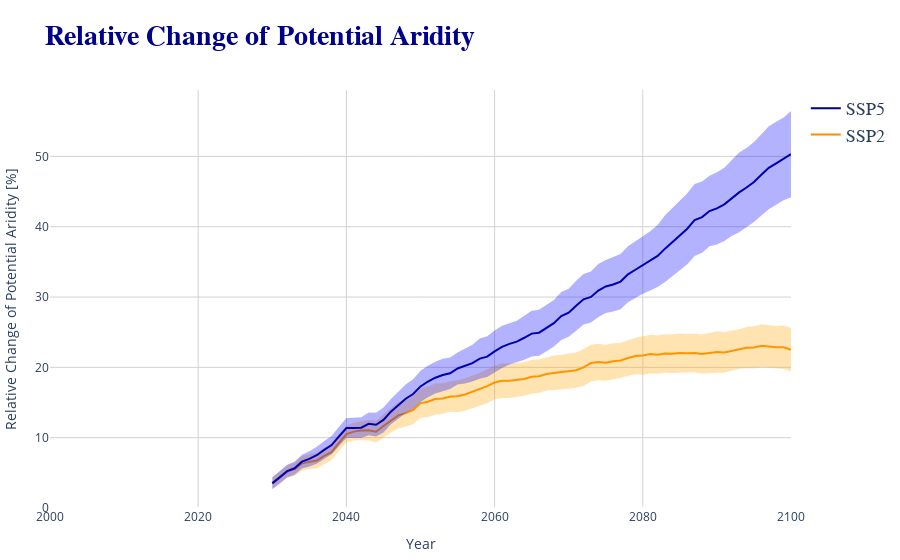

The cell this chart's notebook holds for it:
### Markdown cell above
Similar to the last notebook we write a function to **create customs dataframes for individual indicators** across all ensemble members ... and write a plot function for a single plot.

### Code cell
from tools.indicators import indicator_vars
from tools.plots import plot_ci_indicators
    

plot_ci_indicators(var = 'potential_aridity', dic = matilda_indicators, plot_type='line', show=True)
